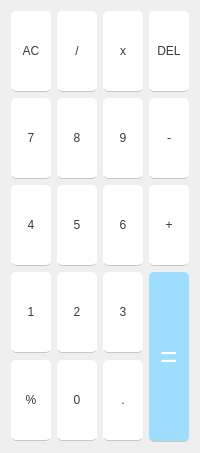
               <widget class="QWidget" name="standar">
                <property name="styleSheet">
                 <string notr="true">QPushButton{
height: 60px;
font: 17px &quot;Roboto&quot;;
color:#393939;
background-color: #ffffff;
border-radius: 5px;
padding-top: 10px;
padding-bottom: 10px;
text-align: center;
widget-animation-duration: 100;
border-bottom: 1px solid #C6C6C6;
}
QPushButton:hover{
background-color: #E0E0E0;
}
QPushButton:pressed{
padding-top: 15px;
padding-left: 5px;
}</string>
                </property>
                <attribute name="icon">
                 <iconset resource="res.qrc">
                  <normaloff>:/Icons/sprites/icons/math.png</normaloff>:/Icons/sprites/icons/math.png</iconset>
                </attribute>
                <attribute name="title">
                 <string>Standar</string>
                </attribute>
                <layout class="QGridLayout" name="gridLayout">
                 <item row="0" column="0">
                  <widget class="QPushButton" name="C_btn">
                   <property name="minimumSize">
                    <size>
                     <width>0</width>
                     <height>70</height>
                    </size>
                   </property>
                   <property name="cursor">
                    <cursorShape>PointingHandCursor</cursorShape>
                   </property>
                   <property name="contextMenuPolicy">
                    <enum>Qt::DefaultContextMenu</enum>
                   </property>
                   <property name="styleSheet">
                    <string notr="true"/>
                   </property>
                   <property name="text">
                    <string>AC</string>
                   </property>
                  </widget>
                 </item>
                 <item row="4" column="0">
                  <widget class="QPushButton" name="one">
                   <property name="minimumSize">
                    <size>
                     <width>0</width>
                     <height>70</height>
                    </size>
                   </property>
                   <property name="cursor">
                    <cursorShape>PointingHandCursor</cursorShape>
                   </property>
                   <property name="text">
                    <string>1</string>
                   </property>
                  </widget>
                 </item>
                 <item row="0" column="3">
                  <widget class="QPushButton" name="multiply_btn">
                   <property name="minimumSize">
                    <size>
                     <width>0</width>
                     <height>70</height>
                    </size>
                   </property>
                   <property name="cursor">
                    <cursorShape>PointingHandCursor</cursorShape>
                   </property>
                   <property name="text">
                    <string>x</string>
                   </property>
                  </widget>
                 </item>
                 <item row="1" column="5">
                  <widget class="QPushButton" name="minus">
                   <property name="minimumSize">
                    <size>
                     <width>0</width>
                     <height>70</height>
                    </size>
                   </property>
                   <property name="cursor">
                    <cursorShape>PointingHandCursor</cursorShape>
                   </property>
                   <property name="text">
                    <string>-</string>
                   </property>
                  </widget>
                 </item>
                 <item row="1" column="3">
                  <widget class="QPushButton" name="nine">
                   <property name="minimumSize">
                    <size>
                     <width>0</width>
                     <height>70</height>
                    </size>
                   </property>
                   <property name="cursor">
                    <cursorShape>PointingHandCursor</cursorShape>
                   </property>
                   <property name="text">
                    <string>9</string>
                   </property>
                  </widget>
                 </item>
                 <item row="0" column="1">
                  <widget class="QPushButton" name="div_btn">
                   <property name="minimumSize">
                    <size>
                     <width>0</width>
                     <height>70</height>
                    </size>
                   </property>
                   <property name="cursor">
                    <cursorShape>PointingHandCursor</cursorShape>
                   </property>
                   <property name="text">
                    <string>/</string>
                   </property>
                  </widget>
                 </item>
                 <item row="1" column="0">
                  <widget class="QPushButton" name="seven">
                   <property name="minimumSize">
                    <size>
                     <width>0</width>
                     <height>70</height>
                    </size>
                   </property>
                   <property name="cursor">
                    <cursorShape>PointingHandCursor</cursorShape>
                   </property>
                   <property name="text">
                    <string>7</string>
                   </property>
                  </widget>
                 </item>
                 <item row="3" column="1">
                  <widget class="QPushButton" name="five">
                   <property name="minimumSize">
                    <size>
                     <width>0</width>
                     <height>70</height>
                    </size>
                   </property>
                   <property name="cursor">
                    <cursorShape>PointingHandCursor</cursorShape>
                   </property>
                   <property name="text">
                    <string>5</string>
                   </property>
                  </widget>
                 </item>
                 <item row="1" column="1">
                  <widget class="QPushButton" name="eight">
                   <property name="minimumSize">
                    <size>
                     <width>0</width>
                     <height>70</height>
                    </size>
                   </property>
                   <property name="cursor">
                    <cursorShape>PointingHandCursor</cursorShape>
                   </property>
                   <property name="text">
                    <string>8</string>
                   </property>
                  </widget>
                 </item>
                 <item row="5" column="3">
                  <widget class="QPushButton" name="dot_btn">
                   <property name="minimumSize">
                    <size>
                     <width>0</width>
                     <height>70</height>
                    </size>
                   </property>
                   <property name="cursor">
                    <cursorShape>PointingHandCursor</cursorShape>
                   </property>
                   <property name="text">
                    <string>.</string>
                   </property>
                  </widget>
                 </item>
                 <item row="0" column="5">
                  <widget class="QPushButton" name="back_btn">
                   <property name="minimumSize">
                    <size>
                     <width>0</width>
                     <height>70</height>
                    </size>
                   </property>
                   <property name="cursor">
                    <cursorShape>PointingHandCursor</cursorShape>
                   </property>
                   <property name="text">
                    <string>DEL</string>
                   </property>
                  </widget>
                 </item>
                 <item row="4" column="5" rowspan="2">
                  <widget class="QPushButton" name="result_btn">
                   <property name="minimumSize">
                    <size>
                     <width>0</width>
                     <height>170</height>
                    </size>
                   </property>
                   <property name="cursor">
                    <cursorShape>PointingHandCursor</cursorShape>
                   </property>
                   <property name="styleSheet">
                    <string notr="true">#result_btn{
background-color: #9fddff;
color: white;
font-size: 30px
}
#result_btn:hover{
background-color: #85cbf8
}
</string>
                   </property>
                   <property name="text">
                    <string>=</string>
                   </property>
                  </widget>
                 </item>
                 <item row="5" column="0">
                  <widget class="QPushButton" name="porcent_btn">
                   <property name="minimumSize">
                    <size>
                     <width>0</width>
                     <height>70</height>
                    </size>
                   </property>
                   <property name="cursor">
                    <cursorShape>PointingHandCursor</cursorShape>
                   </property>
                   <property name="text">
                    <string>%</string>
                   </property>
                  </widget>
                 </item>
                 <item row="4" column="3">
                  <widget class="QPushButton" name="three">
                   <property name="minimumSize">
                    <size>
                     <width>0</width>
                     <height>70</height>
                    </size>
                   </property>
                   <property name="cursor">
                    <cursorShape>PointingHandCursor</cursorShape>
                   </property>
                   <property name="text">
                    <string>3</string>
                   </property>
                  </widget>
                 </item>
                 <item row="4" column="1">
                  <widget class="QPushButton" name="two">
                   <property name="minimumSize">
                    <size>
                     <width>0</width>
                     <height>70</height>
                    </size>
                   </property>
                   <property name="cursor">
                    <cursorShape>PointingHandCursor</cursorShape>
                   </property>
                   <property name="text">
                    <string>2</string>
                   </property>
                  </widget>
                 </item>
                 <item row="3" column="5">
                  <widget class="QPushButton" name="plus_btn">
                   <property name="minimumSize">
                    <size>
                     <width>0</width>
                     <height>70</height>
                    </size>
                   </property>
                   <property name="cursor">
                    <cursorShape>PointingHandCursor</cursorShape>
                   </property>
                   <property name="text">
                    <string>+</string>
                   </property>
                  </widget>
                 </item>
                 <item row="3" column="3">
                  <widget class="QPushButton" name="six">
                   <property name="minimumSize">
                    <size>
                     <width>0</width>
                     <height>70</height>
                    </size>
                   </property>
                   <property name="cursor">
                    <cursorShape>PointingHandCursor</cursorShape>
                   </property>
                   <property name="text">
                    <string>6</string>
                   </property>
                  </widget>
                 </item>
                 <item row="5" column="1">
                  <widget class="QPushButton" name="zero">
                   <property name="minimumSize">
                    <size>
                     <width>0</width>
                     <height>70</height>
                    </size>
                   </property>
                   <property name="cursor">
                    <cursorShape>PointingHandCursor</cursorShape>
                   </property>
                   <property name="text">
                    <string>0</string>
                   </property>
                  </widget>
                 </item>
                 <item row="3" column="0">
                  <widget class="QPushButton" name="four">
                   <property name="minimumSize">
                    <size>
                     <width>0</width>
                     <height>70</height>
                    </size>
                   </property>
                   <property name="cursor">
                    <cursorShape>PointingHandCursor</cursorShape>
                   </property>
                   <property name="text">
                    <string>4</string>
                   </property>
                  </widget>
                 </item>
                </layout>
                <zorder>C_btn</zorder>
                <zorder>one</zorder>
                <zorder>multiply_btn</zorder>
                <zorder>minus</zorder>
                <zorder>nine</zorder>
                <zorder>div_btn</zorder>
                <zorder>seven</zorder>
                <zorder>five</zorder>
                <zorder>eight</zorder>
                <zorder>dot_btn</zorder>
                <zorder>back_btn</zorder>
                <zorder>result_btn</zorder>
                <zorder>porcent_btn</zorder>
                <zorder>two</zorder>
                <zorder>plus_btn</zorder>
                <zorder>six</zorder>
                <zorder>zero</zorder>
                <zorder>four</zorder>
                <zorder>three</zorder>
               </widget>
